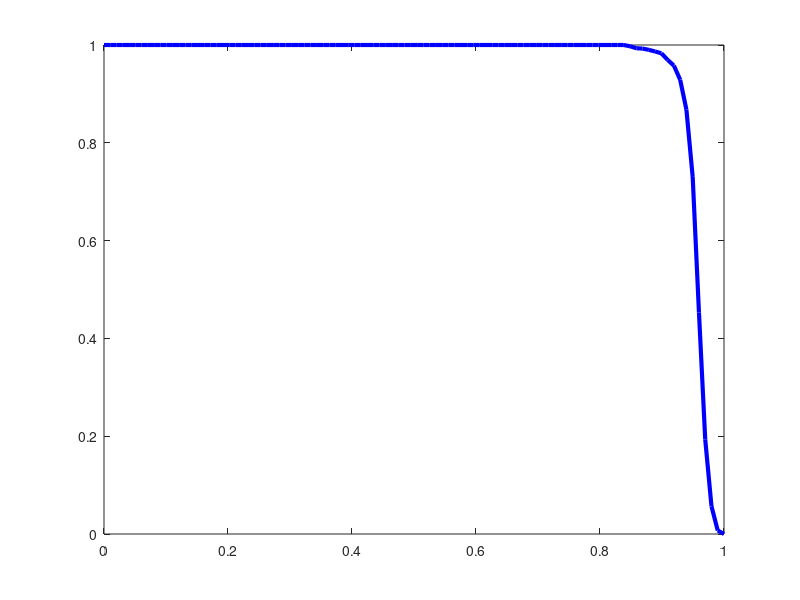

Write the MATLAB code that produced this figure. (Note: this script raises an error after producing the figure.)
A1 =  load('convergenciaPR1q100.txt'); 
A2 =  load('convergenciaPR2q100.txt'); 
A3 =  load('convergenciaPR3q100.txt'); 
A4 =  load('convergenciaPR4q100.txt'); 
A5 =  load('convergenciaPR5q100.txt'); 
A6 =  load('convergenciaPR6q100.txt'); 
A7 =  load('convergenciaPR7q100.txt'); 
A8 =  load('convergenciaPR8q100.txt'); 
A9 =  load('convergenciaPR9q100.txt'); 
A10 =  load('convergenciaPR10q100.txt'); 
A11 =  load('convergenciaPR11q100.txt'); 
A12 =  load('convergenciaPR12q100.txt'); 
A13 =  load('convergenciaPR13q100.txt'); 
A14 =  load('convergenciaPR14q100.txt'); 
A15 =  load('convergenciaPR15q100.txt'); 
Q = ((A1(:,2)+A2(:,2)+A3(:,2)+A4(:,2)+A5(:,2)+A6(:,2)+A7(:,2)+A8(:,2)+A9(:,2)+A10(:,2)+A11(:,2)+A12(:,2)+A13(:,2)+A14(:,2)+A15(:,2)))/15;
Q1 = (A1(:,1)+A2(:,1)+A3(:,1)+A4(:,1)+A5(:,1)+A6(:,1)+A7(:,1)+A8(:,1)+A9(:,1)+A10(:,1)+A11(:,1)+A12(:,1)+A13(:,1)+A14(:,1)+A15(:,1))/15;
fileID = fopen('TraitPlantsData.csv');h = plot(Q1,Q,'linewidth',3,'b');
hold on


Allrep;
for w = 1:100;
    MINI(w,1) = min(ALL(w,2:15));
    MAXI(w,1) = max(ALL(w,2:15));
end
plot(Q1,MINI,'b--');
hold on
plot(Q1,MAXI,'b--');
hold on


%xlabel(('Convergence Threshold'),"fontsize",12)
%ylabel('% Evolutionary Convergence Animals',"fontsize",12)
%print -color -F:12 converanimals.eps



